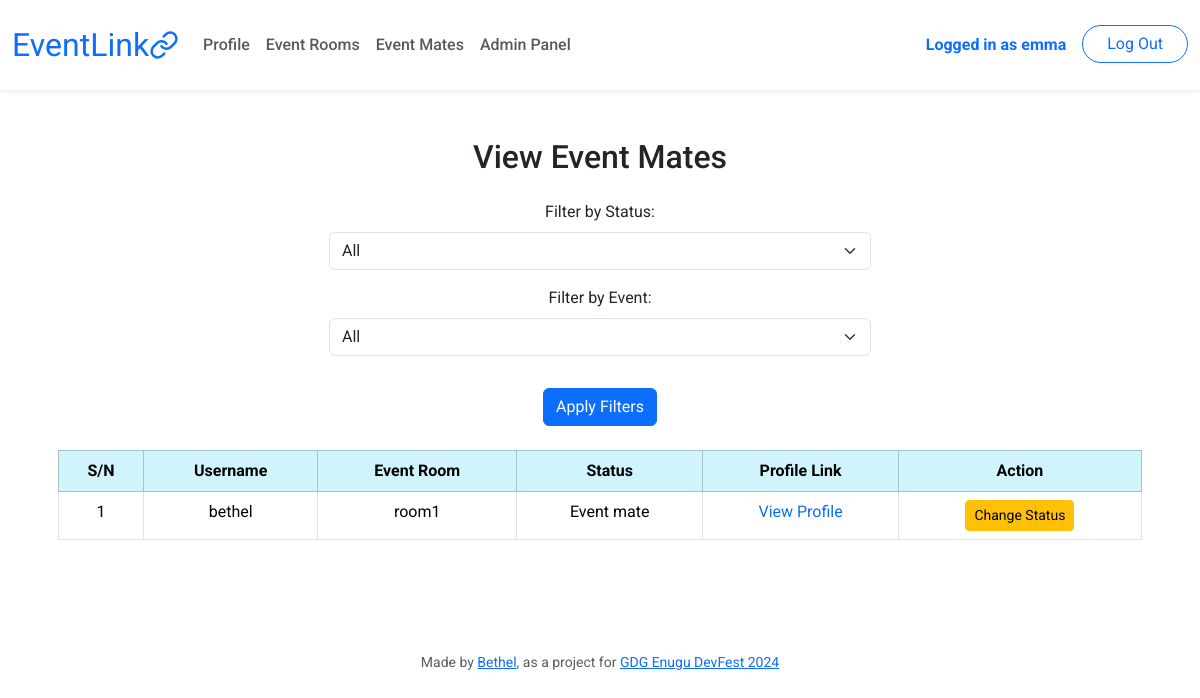
The page /mates (signed in) on the database as committed earlier.
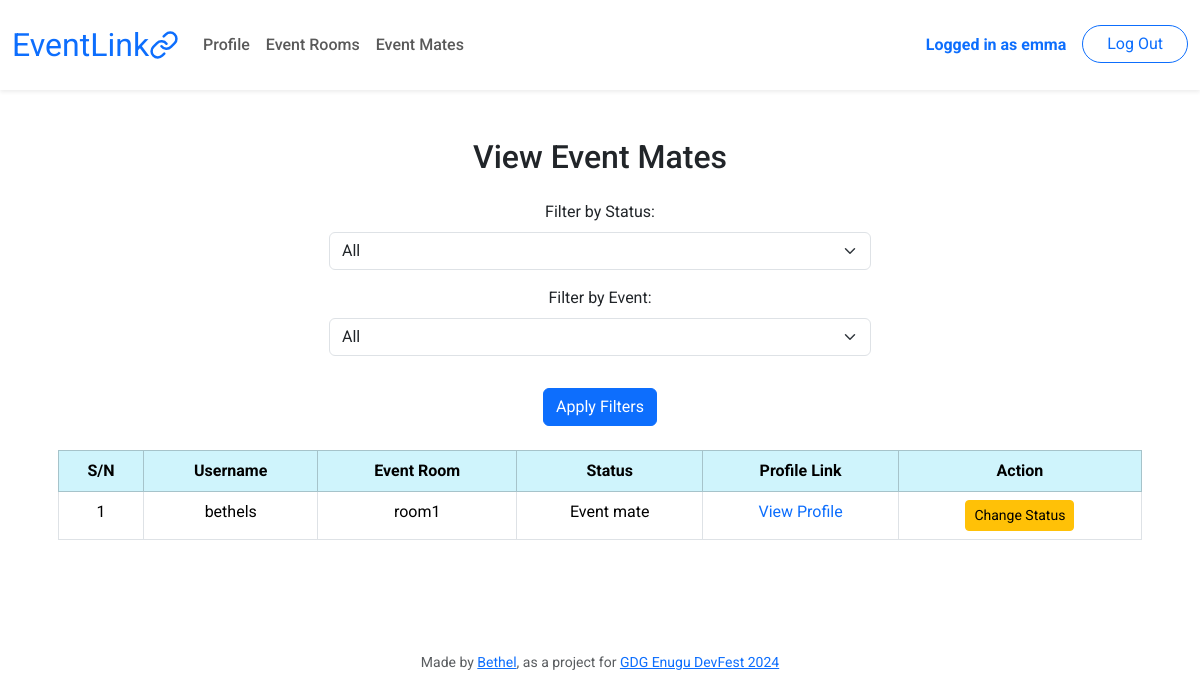
The same page on the database as committed later.
### tables this page shows
CREATE TABLE users (
    id INTEGER PRIMARY KEY AUTOINCREMENT NOT NULL,
    username TEXT NOT NULL UNIQUE,
    hash TEXT NOT NULL,
    role INTEGER NOT NULL DEFAULT 0 CHECK (role IN (0, 1)),
    profile_link TEXT NOT NULL,
    created_at DATETIME DEFAULT CURRENT_TIMESTAMP,
    updated_at DATETIME DEFAULT CURRENT_TIMESTAMP
);

CREATE TABLE mates (
    user_id1 INTEGER NOT NULL,
    user_id2 INTEGER NOT NULL,
    room_id INTEGER NOT NULL,
    status INTEGER NOT NULL CHECK (status IN (0, 1)),
    created_at DATETIME DEFAULT CURRENT_TIMESTAMP,
    PRIMARY KEY (user_id1, user_id2),
    FOREIGN KEY (room_id) REFERENCES rooms(id),
    FOREIGN KEY (user_id1) REFERENCES users(id),
    FOREIGN KEY (user_id2) REFERENCES users(id)
);

CREATE TABLE rooms (
    id INTEGER PRIMARY KEY AUTOINCREMENT NOT NULL,
    name TEXT NOT NULL UNIQUE,
    description TEXT NOT NULL,
    key TEXT NOT NULL UNIQUE,
    status INTEGER NOT NULL DEFAULT 0 CHECK (status IN (0, 1)),
    creator_id INTEGER NOT NULL,
    created_at DATETIME DEFAULT CURRENT_TIMESTAMP,
    updated_at DATETIME DEFAULT CURRENT_TIMESTAMP,
    FOREIGN KEY (creator_id) REFERENCES users(id)
);

### app.py (the view, shortened to what this page needs)
@app.route("/mates", methods=["GET", "POST"])
@login_required
def mates():
    id = session["user_id"]
    info = db.execute("SELECT * FROM users WHERE id=?;", id)[0]
    if request.method == "GET":
        rooms = db.execute('''SELECT
                                members.room_id AS id,
                                rooms.name AS name
                            FROM members
                            JOIN rooms ON members.room_id=rooms.id
                            WHERE members.user_id=?;''', id)
        mates = db.execute(''' SELECT
                                            users.id AS user_id,
                                            users.username AS user_name,
                                            users.profile_link AS profile_link,
                                            rooms.name AS room,
                                            mates.status AS status
                                        FROM users
                                        JOIN mates ON users.id = mates.user_id2
                                        JOIN rooms ON mates.room_id = rooms.id
                                        WHERE mates.user_id1=? ;''', id)
        return render_template("mates.html", info=info, rooms=rooms, mates=mates)

### app.py (called while the page is built)
@app.after_request
def after_request(response):
    response.headers["Cache-Control"] = "no-cache, no-store, must-revalidate"
    response.headers["Expires"] = 0
    response.headers["Pragma"] = "no-cache"
    return response

### helpers.py (called while the page is built)
def login_required(f):
    @wraps(f)
    def decorated_function(*args, **kwargs):
        if session.get("user_id") is None:
            return redirect("/login")
        return f(*args, **kwargs)
    return decorated_function

### templates/mates.html (shortened to what this page needs)
{% extends "layout.html" %} {% block title %}Event Mates{% endblock %} {% block
main %}
<div class="container">
  <h2 class="mb-4 text-center">View Event Mates</h2>
  <form method="POST" action="/mates" class="mb-4">
    <div class="d-flex flex-column align-items-center">
      <div class="mb-3 w-50">
        <label for="status" class="form-label">Filter by Status:</label>
        <select id="status" name="status" class="form-select">
          <option value="all" selected>All</option>
        </select>
      </div>
      <div class="mb-3 w-50">
        <label for="room" class="form-label">Filter by Event:</label>
        <select id="room" name="room_id" class="form-select">
          <option value="all" selected>All</option>
        </select>
      </div>
      <div class="text-center mt-3">
        <button type="submit" class="btn btn-primary">Apply Filters</button>
      </div>
    </div>
  </form>
  {% if mates %}
  <div class="table-responsive">
    <table class="table table-bordered table-hover">
      <thead class="table-info">
        <tr>
          <th>S/N</th>
          <th>Username</th>
          <th>Event Room</th>
          <th>Status</th>
          <th>Profile Link</th>
          <th>Action</th>
        </tr>
      </thead>
      <tbody>
        {% for mate in mates %}
        <tr>
          <td>{{ loop.index }}</td>
          <td>{{ mate.user_name }}</td>
          <td>{{ mate.room }}</td>
          <td>
            {% if mate.status == 0 %}Event mate{% else %}Connection{% endif %}
          </td>
          <td>
            <a
              href="https://{{ mate.profile_link }}"
              target="_blank"
              class="text-decoration-none text-primary"
            >
              View Profile
            </a>
          </td>
          <td>
            <form method="POST" action="/mates">
              <button type="submit" class="btn btn-warning btn-sm">
                Change Status
              </button>
            </form>
          </td>
        </tr>
        {% endfor %}
      </tbody>
    </table>
  </div>
  {% else %}
  <div class="text-center mt-4">
    <p class="text-muted">
      No Mates to display. Try adjusting your filters or joining an Event room.
    </p>
  </div>
  {% endif %}
</div>
{% endblock %}

### templates/layout.html (shortened to what this page needs)
<!DOCTYPE html>
<html lang="en">
  <head>
    <link
      href="https://cdn.jsdelivr.net/npm/bootstrap@5.3.2/dist/css/bootstrap.min.css"
      rel="stylesheet"
    />
    <link href="/static/styles.css" rel="stylesheet" />
  </head>
  <body>
    <nav class="navbar navbar-expand-md navbar-light bg-white shadow-sm py-3">
      <div class="container-fluid">
        <a class="navbar-brand d-flex align-items-center" href="/">
          <span class="text-primary">EventLink</span>
          <img
            src="/static/images/chain.svg"
            width="30"
            height="30"
            alt="logo"
          />
        </a>
        <div class="collapse navbar-collapse" id="navbar">
          {% if session["user_id"] %}
          <ul class="navbar-nav me-auto">
            <li class="nav-item">
              <a class="nav-link fw-medium" href="/profile">Profile</a>
            </li>
            <li class="nav-item">
              <a class="nav-link fw-medium" href="/rooms">Event Rooms</a>
            </li>
            <li class="nav-item">
              <a class="nav-link fw-medium" href="/mates">Event Mates</a>
            </li>
            {% if info.role == 1 %}
            <li class="nav-item">
              <a class="nav-link fw-medium" href="/admin">Admin Panel</a>
            </li>
            {% endif %}
          </ul>
          <ul class="navbar-nav ms-auto">
            <li class="nav-item">
              <a class="nav-link text-primary fw-bold"
                >Logged in as {{ info.username }}</a
              >
            </li>
            <li class="nav-item">
              <a
                class="btn btn-outline-primary rounded-pill ms-2 px-4"
                href="/logout"
                >Log Out</a
              >
            </li>
          </ul>
          {% endif %}
        </div>
      </div>
    </nav>
    <main class="container py-5 px-3 text-center">
      {% block main %}{% endblock %}
    </main>
    <footer class="mt-5">
      <p class="mb-3 mx-3 small text-center text-muted">
        Made by
        <a
          class="footer-link"
          href="https://bethel1889.github.io/pandora/"
          target="_blank"
          >Bethel</a
        >, as a project for
        <a class="footer-link" href="https://devfestenugu.com/" target="_blank"
          >GDG Enugu DevFest 2024</a
        >
      </p>
    </footer>
  </body>
</html>

### static/styles.css (style rules this page uses)
nav .navbar-brand { font-size: xx-large; }
body { font-family: "Roboto", sans-serif; }

Rows that differ between the two databases and show on the page:
changed users "emma": role 1 → 0 (drawn)
changed through a linked row, mates "room1": user_name "bethel" → "bethels"
Other text that changed with them:
text no longer shown: "Admin Panel"
